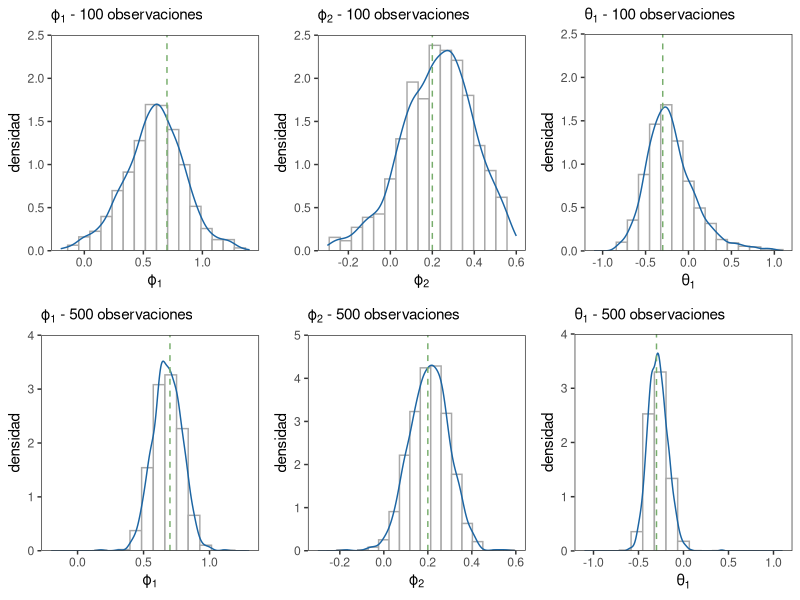

Reproduce this figure in R.

library(ggplot2)
library(tidyverse)
library(gridExtra)


# Leo los datos c=guardados en csv
param_arma21 <- read.csv("data/dist_param_arma21.csv", header = TRUE)
View(param_arma21)

g13 <- ggplot(param_arma21, aes(x = phis1_100)) + 
  geom_histogram(colour = "darkgray", fill = "white", bins = 18, aes(y = ..density..))+
  geom_density(lwd = 0.5,linetype = 1, colour = "#1C65A3")+
  labs(subtitle = expression(paste("\u03d5"[1]," - ","100 observaciones")),  y= "densidad",
       x= expression("\u03d5"[1]))+
  scale_y_continuous(expand = c(0, 0), limits = c(0,2.5))+
  geom_vline(xintercept = 0.7, linetype="dashed", color="#78AE6D")+
  xlim(c(-0.2, 1.4)) + theme_bw()+
  theme(panel.grid.major = element_blank(),
        panel.grid.minor = element_blank())

g14 <- ggplot(param_arma21, aes(x = phis1_500)) + 
  geom_histogram(colour = "darkgray", fill = "white", bins = 18, aes(y = ..density..))+
  geom_density(lwd = 0.5,linetype = 1, colour = "#1C65A3")+
  labs(subtitle = expression(paste("\u03d5"[1]," - ","500 observaciones")),  y= "densidad",
       x= expression("\u03d5"[1]))+
  scale_y_continuous(expand = c(0, 0), limits = c(0, 4))+
  geom_vline(xintercept = 0.7, linetype="dashed", color="#78AE6D")+
  xlim(c(-0.2, 1.3)) + theme_bw()+
  theme(panel.grid.major = element_blank(),
        panel.grid.minor = element_blank())


g15 <- ggplot(param_arma21, aes(x = phis2_100)) + 
  geom_histogram(colour = "darkgray", fill = "white", bins = 18, aes(y = ..density..))+
  geom_density(lwd = 0.5,linetype = 1, colour = "#1C65A3")+
  labs(subtitle = expression(paste("\u03d5"[2]," - ","100 observaciones")),  y= "densidad",
       x= expression("\u03d5"[2]))+
  scale_y_continuous(expand = c(0, 0), limits = c(0, 2.5))+
  geom_vline(xintercept = 0.2, linetype="dashed", color="#78AE6D")+
  xlim(c(-0.3, 0.6)) + theme_bw()+
  theme(panel.grid.major = element_blank(),
        panel.grid.minor = element_blank())

g16 <- ggplot(param_arma21, aes(x = phis2_500)) + 
  geom_histogram(colour = "darkgray", fill = "white", bins = 20, aes(y = ..density..))+
  geom_density(lwd = 0.5,linetype = 1, colour = "#1C65A3")+
  labs(subtitle = expression(paste("\u03d5"[2]," - ","500 observaciones")),  y= "densidad",
       x= expression("\u03d5"[2]))+
  scale_y_continuous(expand = c(0, 0), limits = c(0,5))+
  geom_vline(xintercept = 0.2, linetype="dashed", color="#78AE6D")+
  xlim(c(-0.3, 0.6)) + theme_bw()+
  theme(panel.grid.major = element_blank(),
        panel.grid.minor = element_blank())

g17 <- ggplot(param_arma21, aes(x = titas1_100)) + 
  geom_histogram(colour = "darkgray", fill = "white", bins = 18, aes(y = ..density..))+
  geom_density(lwd = 0.5,linetype = 1, colour = "#1C65A3")+
  labs(subtitle = expression(paste("\u03B8"[1]," - ","100 observaciones")),  y= "densidad",
       x= expression("\u03B8"[1]))+
  scale_y_continuous(expand = c(0, 0), limits = c(0, 2.5))+
  geom_vline(xintercept = -0.3, linetype="dashed", color="#78AE6D")+
  xlim(c(-1.1, 1.1)) + theme_bw()+
  theme(panel.grid.major = element_blank(),
        panel.grid.minor = element_blank())


g18 <- ggplot(param_arma21, aes(x = titas1_500)) + 
  geom_histogram(colour = "darkgray", fill = "white", bins = 18, aes(y = ..density..))+
  geom_density(lwd = 0.5,linetype = 1, colour = "#1C65A3")+
  labs(subtitle = expression(paste("\u03B8"[1]," - ","500 observaciones")),  y= "densidad",
       x= expression("\u03B8"[1]))+
  scale_y_continuous(expand = c(0, 0), limits = c(0, 4))+
  geom_vline(xintercept = -0.3, linetype="dashed", color="#78AE6D")+
  xlim(c(-1.1, 1.1)) + theme_bw()+
  theme(panel.grid.major = element_blank(),
        panel.grid.minor = element_blank())



dist_param_arma21 <-grid.arrange(g13,g15,g17,g14,g16,g18,nrow=2)

